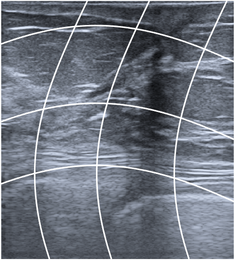
%> input picture Data Generation/FIELD II Windows/Updated.png, 235 x 260 px, shrunk from 490 x 541 before the run
$ octave --eval "result = RemoveAnnotations('FIELD II Windows/Updated.png');"   (GNU Octave 9; MATLAB toolbox functions it lacks are replaced by stand-ins)
%> lines starting %> are read from the running program, lines starting %| are printed output that depends on the picture; in (x1, y1, x2, y2) boxes, pixels count from 0 and x2, y2 are one past the last pixel; in counts of white or black regions, pixels touching at a corner belong together; the program's own positions count from 1
function [imfixed] = RemoveAnnotations(USimagePath)
%> called with USimagePath = 'FIELD II Windows/Updated.png'
%This function takes the filepath to an ultrasound image with annotations,
%applies a central operator for edge-detection, and proceeds to reassign
%pixel values within the annotation based on neighbouring pixels, and then
%perform image smoothening and sharpening before displaying it.

tic; %Initialize elapsed time counter

%Load in image based on the inputted image path
k = imread(USimagePath);
%> k is the input picture: size 260x235x3 uint8; mean R, G, B 109.7, 115.6, 126.3

%If by chance it is a color image, convert to grayscale
if size(k,3) == 3
    k = rgb2gray(k);
%> k: size 260x235 uint8
end

%Convert to datatype double
k1 = double(k);

%edges = edge(k1,'canny');


%Use a central operator for edge detection
forward_mask = [1/2 0 -1/2];
Kx = conv2(k1,forward_mask,'same');
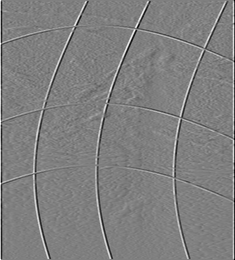
%> Kx: size 260x235 double; min -127.5, max 127.5, mean 0; drawn with min black and max white

%Use the edge function to further grab the edges, and then binarize that
%image
BW = edge(Kx,'roberts');
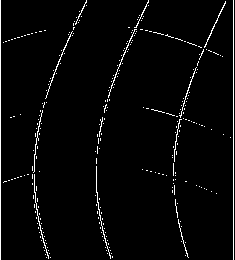
%> BW: size 260x235 logical; 3% white in thin lines or dots
BW = double(BW);
%> BW: size 260x235 double; values 0 (black) and 1 (white), 3% white in thin lines or dots
BW = imbinarize(BW);

% %Just for testing
% BW = edge(k1,'canny');
% BW = uint8(BW);
% BW = imbinarize(BW);

%Create structuring element to use imdilate and expand the boundaries
se = strel('disk', 4);
dilated = imdilate(BW,se);
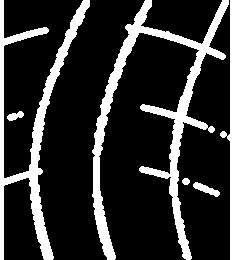
%> dilated: size 260x235 logical; 19.2% white; 6 white regions, box (x1, y1, x2, y2) and area: (92, 0, 229, 260) 5987, (0, 0, 90, 260) 4062, (220, 0, 235, 260) 1352, (193, 182, 220, 197) 175, (7, 111, 24, 121) 102, (182, 178, 190, 185) 44
%dilated = imclose(BW,se);
% dilatedEdges = imdilate(edges,se);
%
% filledRegions = imfill(dilatedEdges,'holes');
%
% kRestored = regionfill(k1,filledRegions);
%
% kRestored = imgaussfilt(kRestored,1);
%
% kRestored = imsharpen(kRestored,'Amount',1.3);
%
% figure
% imshow(kRestored)

%Fill in the gaps in the edges
filled = imfill(dilated,'holes');

%Gather the locations of every pixel in one of the annotations
[row, col] = find(filled);
%> row = 11722 values from 1 to 260; col = 11722 values from 1 to 235
locations = [row, col];
annotationmask = zeros(size(k,1),size(k,2));
annotationmask(sub2ind(size(annotationmask), locations(:,1),locations(:,2))) = true;
annotationmask = logical(annotationmask);
% [6 lines of commented-out code are left out]

neighbourhood = zeros(size(k,1),size(k,2));
% range = zeros(11);
%For-loop for setting new pixel values within the annotations
for i = 1:size(locations,1)
    neighbourhood(:) = 0;

    %Define xy-location of the pixel of interest in the iteration
    xlocation = locations(i,1);
    ylocation = locations(i,2);
    %
    % neighborhoodSize = 3;
    %
    % xStart = max(1,xlocation - floor(neighborhoodSize / 2));
    % xEnd = min(size(k,1),xlocation + floor(neighborhoodSize / 2));
    %
    % ystart = max(1,ylocation - floor(neighborhoodSize / 2));
    % yEnd = min(size(k,2),ylocation + floor(neighborhoodSize / 2));
    %
    % localNeighborhood = k(xStart:xEnd,ystart:yEnd);
    %
    % newvalue = mean(localNeighborhood(:));
    %
    % k(xlocation,ylocation) = newvalue;

    %Determine the location of a new pixel value to be assigned within that pixel of the
    %annotation
    % newvaluexlocation = xlocation + 10;
    % newvalueylocation = ylocation -20;

    [rows,cols] = size(k);
    % disp(['x: ',num2str(xlocation)])
    if (xlocation-5) <= 0
        xlocation = 6;
        % disp(['new x: ',num2str(xlocation)])
    end
    % disp(['x: ',num2str(xlocation)])
    if (xlocation+5) >= rows
        xlocation = rows - 5;
        % disp(['new x: ',num2str(xlocation)])
    end
    % disp(['y: ',num2str(ylocation)])
    if (ylocation-5) <= 0
        ylocation = 6;
        % disp(['new y: ',num2str(ylocation)])
    end
    % disp(['y: ',num2str(ylocation)])
    if (ylocation+5) >= cols
        ylocation = cols - 5;
        % disp(['new y: ',num2str(ylocation)])
    end
    % [rows,cols] = size(k);
    % disp(['Xlocation: ',num2str(xlocation),' Ylocation: ',num2str(ylocation),' Sizex: ',num2str(rows),' Sizey: ',num2str(cols)])

    ROI = k(xlocation-5:xlocation+5,ylocation-5:ylocation+5);
    % mean(ROI(:))
    neighbourhood(xlocation-5:xlocation+5,ylocation-5:ylocation+5) = ROI;
    neighbourhoodmask = neighbourhood > 0;
    % ROI = k(xlocation-5:xlocation+5,ylocation-5:ylocation+5)
    % neighbourhoodmask = neighbourhood > 0;

    % disp(['hood mask size: ',num2str(size(neighbourhoodmask)),' ann mask size: ',size(annotationmask)])
    neighbourhoodmask(annotationmask) = 0;


    %Set continue condition to move to the next pixel if the location
    %exceeds the boundaries
    % if xlocation- >= size(filled,1) || newvalueylocation >= size(filled,2) || newvalueylocation <= 0
    %     continue
    % end

    %Determine the new pixel value assigned to the pixel in the annotation
    % newvalue = k(newvaluexlocation,newvalueylocation);
    values = k(neighbourhoodmask);
    newvalue = mean(values(:),'omitnan');
    % disp(['mean is ',num2str(newvalue)])

    %Assign that pixel value
    k(xlocation,ylocation) = newvalue;

end
%> this loop made 11722 passes
%> newvalue on passes 1 to 12: 117.4, 118, 118, 118, 118, 118, 111.6, 105.8, 101.1, 98.01, 95.79, 93.56
%> pass 1, in RemoveAnnotations, `neighbourhoodmask = neighbourhood > 0;`:
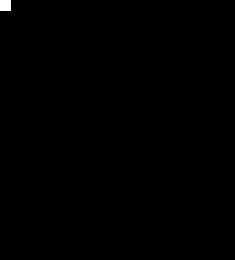
%> neighbourhoodmask: size 260x235 logical; 0.2% white; 1 white region, box (x1, y1, x2, y2) and area: (0, 0, 11, 11) 121
%> after the loop:
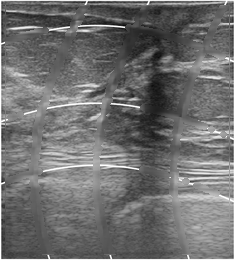
%> k: size 260x235 uint8; min 9, max 255, mean 111.4
%> after the loop:
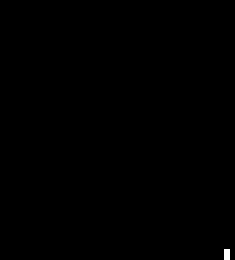
%> neighbourhoodmask: size 260x235 logical; 0.11% white; 1 white region, box (x1, y1, x2, y2) and area: (224, 249, 230, 260) 66

%Apply a gaussian filter to smoothen the image, then immediately sharpen
%the image
k = imgaussfilt(k,1);
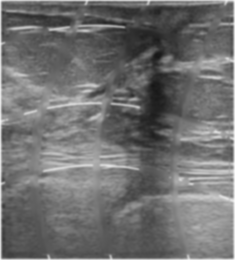
%> k: size 260x235 uint8; min 22, max 246, mean 111.5
k = imsharpen(k,'Amount',1.3);
imfixed = k;
% [6 lines of commented-out code are left out]

toc %Finalize the elapsed time counter
end
